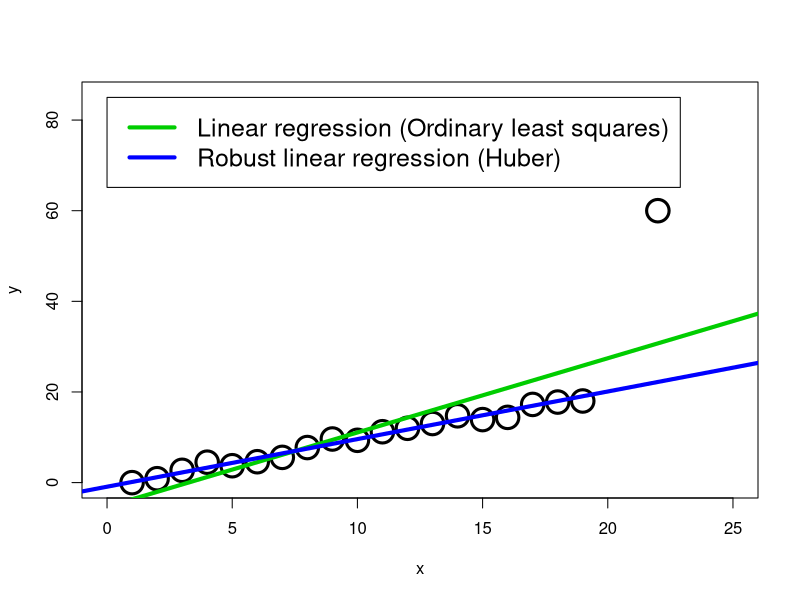

This figure's R source:
# Load necessary library
library(MASS)

# Import the data from the CSV file
data <- read.csv("data_output.csv")

# Perform linear regression
fit <- lm(y ~ x, data = data)

# Perform robust linear regression
fit2 <- rlm(y ~ x, data = data)

# Plot the data
plot(data$x, data$y, lwd = 3, xlim = c(0, 25), ylim = c(0, 85), cex = 3, xlab = "x", ylab = "y")
abline(fit, lwd = 4, col = "green3")
abline(fit2, lwd = 4, col = "blue")

# Add a legend
legend(0, 85, legend = c("Linear regression (Ordinary least squares)", 
                         "Robust linear regression (Huber)"),
       col = c("green3", "blue"), lty = 1, cex = 1.5, lwd = 4)
